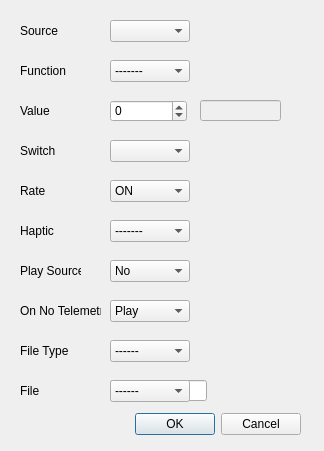
<?xml version="1.0" encoding="UTF-8"?>
<ui version="4.0">
 <class>VoiceAlarmDialog</class>
 <widget class="QDialog" name="VoiceAlarmDialog">
  <property name="geometry">
   <rect>
    <x>0</x>
    <y>0</y>
    <width>324</width>
    <height>451</height>
   </rect>
  </property>
  <property name="windowTitle">
   <string>Dialog</string>
  </property>
  <widget class="QDialogButtonBox" name="buttonBox">
   <property name="geometry">
    <rect>
     <x>60</x>
     <y>409</y>
     <width>241</width>
     <height>31</height>
    </rect>
   </property>
   <property name="orientation">
    <enum>Qt::Horizontal</enum>
   </property>
   <property name="standardButtons">
    <set>QDialogButtonBox::Cancel|QDialogButtonBox::Ok</set>
   </property>
  </widget>
  <widget class="QComboBox" name="SourceCB">
   <property name="geometry">
    <rect>
     <x>110</x>
     <y>20</y>
     <width>80</width>
     <height>22</height>
    </rect>
   </property>
  </widget>
  <widget class="QLabel" name="label">
   <property name="geometry">
    <rect>
     <x>20</x>
     <y>20</y>
     <width>52</width>
     <height>21</height>
    </rect>
   </property>
   <property name="text">
    <string>Source</string>
   </property>
  </widget>
  <widget class="QComboBox" name="FunctionCB">
   <property name="geometry">
    <rect>
     <x>110</x>
     <y>60</y>
     <width>80</width>
     <height>22</height>
    </rect>
   </property>
   <item>
    <property name="text">
     <string>-------</string>
    </property>
   </item>
   <item>
    <property name="text">
     <string>v&gt;val</string>
    </property>
   </item>
   <item>
    <property name="text">
     <string>v&lt;val</string>
    </property>
   </item>
   <item>
    <property name="text">
     <string>|v|&gt;val</string>
    </property>
   </item>
   <item>
    <property name="text">
     <string>|v|&lt;val</string>
    </property>
   </item>
   <item>
    <property name="text">
     <string>v~=val</string>
    </property>
   </item>
   <item>
    <property name="text">
     <string>v=val</string>
    </property>
   </item>
  </widget>
  <widget class="QLabel" name="label_2">
   <property name="geometry">
    <rect>
     <x>20</x>
     <y>60</y>
     <width>52</width>
     <height>21</height>
    </rect>
   </property>
   <property name="text">
    <string>Function</string>
   </property>
  </widget>
  <widget class="QSpinBox" name="ValueSB">
   <property name="geometry">
    <rect>
     <x>110</x>
     <y>100</y>
     <width>77</width>
     <height>22</height>
    </rect>
   </property>
   <property name="minimum">
    <number>-32000</number>
   </property>
   <property name="maximum">
    <number>32000</number>
   </property>
  </widget>
  <widget class="QLabel" name="label_3">
   <property name="geometry">
    <rect>
     <x>20</x>
     <y>100</y>
     <width>52</width>
     <height>21</height>
    </rect>
   </property>
   <property name="text">
    <string>Value</string>
   </property>
  </widget>
  <widget class="QComboBox" name="SwitchCB">
   <property name="geometry">
    <rect>
     <x>110</x>
     <y>140</y>
     <width>80</width>
     <height>22</height>
    </rect>
   </property>
  </widget>
  <widget class="QLabel" name="label_4">
   <property name="geometry">
    <rect>
     <x>20</x>
     <y>140</y>
     <width>52</width>
     <height>21</height>
    </rect>
   </property>
   <property name="text">
    <string>Switch</string>
   </property>
  </widget>
  <widget class="QComboBox" name="RateCB">
   <property name="geometry">
    <rect>
     <x>110</x>
     <y>180</y>
     <width>80</width>
     <height>22</height>
    </rect>
   </property>
   <item>
    <property name="text">
     <string>ON</string>
    </property>
   </item>
   <item>
    <property name="text">
     <string>OFF</string>
    </property>
   </item>
   <item>
    <property name="text">
     <string>BOTH</string>
    </property>
   </item>
   <item>
    <property name="text">
     <string>1</string>
    </property>
   </item>
   <item>
    <property name="text">
     <string>2</string>
    </property>
   </item>
   <item>
    <property name="text">
     <string>3</string>
    </property>
   </item>
   <item>
    <property name="text">
     <string>4</string>
    </property>
   </item>
   <item>
    <property name="text">
     <string>5</string>
    </property>
   </item>
   <item>
    <property name="text">
     <string>6</string>
    </property>
   </item>
   <item>
    <property name="text">
     <string>7</string>
    </property>
   </item>
   <item>
    <property name="text">
     <string>8</string>
    </property>
   </item>
   <item>
    <property name="text">
     <string>9</string>
    </property>
   </item>
   <item>
    <property name="text">
     <string>10</string>
    </property>
   </item>
   <item>
    <property name="text">
     <string>11</string>
    </property>
   </item>
   <item>
    <property name="text">
     <string>12</string>
    </property>
   </item>
   <item>
    <property name="text">
     <string>13</string>
    </property>
   </item>
   <item>
    <property name="text">
     <string>14</string>
    </property>
   </item>
   <item>
    <property name="text">
     <string>15</string>
    </property>
   </item>
   <item>
    <property name="text">
     <string>16</string>
    </property>
   </item>
   <item>
    <property name="text">
     <string>17</string>
    </property>
   </item>
   <item>
    <property name="text">
     <string>18</string>
    </property>
   </item>
   <item>
    <property name="text">
     <string>19</string>
    </property>
   </item>
   <item>
    <property name="text">
     <string>20</string>
    </property>
   </item>
   <item>
    <property name="text">
     <string>21</string>
    </property>
   </item>
   <item>
    <property name="text">
     <string>22</string>
    </property>
   </item>
   <item>
    <property name="text">
     <string>23</string>
    </property>
   </item>
   <item>
    <property name="text">
     <string>24</string>
    </property>
   </item>
   <item>
    <property name="text">
     <string>25</string>
    </property>
   </item>
   <item>
    <property name="text">
     <string>26</string>
    </property>
   </item>
   <item>
    <property name="text">
     <string>27</string>
    </property>
   </item>
   <item>
    <property name="text">
     <string>28</string>
    </property>
   </item>
   <item>
    <property name="text">
     <string>29</string>
    </property>
   </item>
   <item>
    <property name="text">
     <string>30</string>
    </property>
   </item>
  </widget>
  <widget class="QLabel" name="label_5">
   <property name="geometry">
    <rect>
     <x>20</x>
     <y>180</y>
     <width>52</width>
     <height>21</height>
    </rect>
   </property>
   <property name="text">
    <string>Rate</string>
   </property>
  </widget>
  <widget class="QLabel" name="label_6">
   <property name="geometry">
    <rect>
     <x>20</x>
     <y>220</y>
     <width>52</width>
     <height>21</height>
    </rect>
   </property>
   <property name="text">
    <string>Haptic</string>
   </property>
  </widget>
  <widget class="QComboBox" name="HapticCB">
   <property name="geometry">
    <rect>
     <x>110</x>
     <y>220</y>
     <width>80</width>
     <height>22</height>
    </rect>
   </property>
   <item>
    <property name="text">
     <string>-------</string>
    </property>
   </item>
   <item>
    <property name="text">
     <string>Haptic1</string>
    </property>
   </item>
   <item>
    <property name="text">
     <string>Haptic2</string>
    </property>
   </item>
   <item>
    <property name="text">
     <string>Haptic3</string>
    </property>
   </item>
  </widget>
  <widget class="QComboBox" name="FileTypeCB">
   <property name="geometry">
    <rect>
     <x>110</x>
     <y>340</y>
     <width>80</width>
     <height>22</height>
    </rect>
   </property>
   <item>
    <property name="text">
     <string>------</string>
    </property>
   </item>
   <item>
    <property name="text">
     <string>Number</string>
    </property>
   </item>
   <item>
    <property name="text">
     <string>Audio</string>
    </property>
   </item>
  </widget>
  <widget class="QLabel" name="label_7">
   <property name="geometry">
    <rect>
     <x>20</x>
     <y>340</y>
     <width>52</width>
     <height>21</height>
    </rect>
   </property>
   <property name="text">
    <string>File Type</string>
   </property>
  </widget>
  <widget class="QSpinBox" name="FileNumberSB">
   <property name="geometry">
    <rect>
     <x>110</x>
     <y>380</y>
     <width>77</width>
     <height>22</height>
    </rect>
   </property>
   <property name="minimum">
    <number>-32000</number>
   </property>
   <property name="maximum">
    <number>32000</number>
   </property>
  </widget>
  <widget class="QLabel" name="label_8">
   <property name="geometry">
    <rect>
     <x>20</x>
     <y>380</y>
     <width>52</width>
     <height>21</height>
    </rect>
   </property>
   <property name="text">
    <string>File</string>
   </property>
  </widget>
  <widget class="QLineEdit" name="FileName">
   <property name="geometry">
    <rect>
     <x>110</x>
     <y>380</y>
     <width>97</width>
     <height>21</height>
    </rect>
   </property>
   <property name="maxLength">
    <number>8</number>
   </property>
  </widget>
  <widget class="QComboBox" name="AudioCB">
   <property name="geometry">
    <rect>
     <x>110</x>
     <y>380</y>
     <width>80</width>
     <height>22</height>
    </rect>
   </property>
   <item>
    <property name="text">
     <string>------</string>
    </property>
   </item>
   <item>
    <property name="text">
     <string>Name</string>
    </property>
   </item>
   <item>
    <property name="text">
     <string>Number</string>
    </property>
   </item>
   <item>
    <property name="text">
     <string>Audio</string>
    </property>
   </item>
  </widget>
  <widget class="QLineEdit" name="TelemValue">
   <property name="enabled">
    <bool>false</bool>
   </property>
   <property name="geometry">
    <rect>
     <x>200</x>
     <y>100</y>
     <width>81</width>
     <height>21</height>
    </rect>
   </property>
  </widget>
  <widget class="QLabel" name="label_9">
   <property name="geometry">
    <rect>
     <x>20</x>
     <y>260</y>
     <width>61</width>
     <height>21</height>
    </rect>
   </property>
   <property name="text">
    <string>Play Source</string>
   </property>
  </widget>
  <widget class="QComboBox" name="PlaySourceCB">
   <property name="geometry">
    <rect>
     <x>110</x>
     <y>260</y>
     <width>80</width>
     <height>22</height>
    </rect>
   </property>
   <item>
    <property name="text">
     <string>No</string>
    </property>
   </item>
   <item>
    <property name="text">
     <string>Before</string>
    </property>
   </item>
   <item>
    <property name="text">
     <string>After</string>
    </property>
   </item>
  </widget>
  <widget class="QComboBox" name="MuteCB">
   <property name="geometry">
    <rect>
     <x>110</x>
     <y>300</y>
     <width>80</width>
     <height>22</height>
    </rect>
   </property>
   <item>
    <property name="text">
     <string>Play</string>
    </property>
   </item>
   <item>
    <property name="text">
     <string>Mute</string>
    </property>
   </item>
  </widget>
  <widget class="QLabel" name="label_10">
   <property name="geometry">
    <rect>
     <x>20</x>
     <y>300</y>
     <width>81</width>
     <height>21</height>
    </rect>
   </property>
   <property name="text">
    <string>On No Telemetry</string>
   </property>
  </widget>
 </widget>
 <resources/>
 <connections>
  <connection>
   <sender>buttonBox</sender>
   <signal>accepted()</signal>
   <receiver>VoiceAlarmDialog</receiver>
   <slot>accept()</slot>
   <hints>
    <hint type="sourcelabel">
     <x>248</x>
     <y>254</y>
    </hint>
    <hint type="destinationlabel">
     <x>157</x>
     <y>274</y>
    </hint>
   </hints>
  </connection>
  <connection>
   <sender>buttonBox</sender>
   <signal>rejected()</signal>
   <receiver>VoiceAlarmDialog</receiver>
   <slot>reject()</slot>
   <hints>
    <hint type="sourcelabel">
     <x>316</x>
     <y>260</y>
    </hint>
    <hint type="destinationlabel">
     <x>286</x>
     <y>274</y>
    </hint>
   </hints>
  </connection>
 </connections>
</ui>
